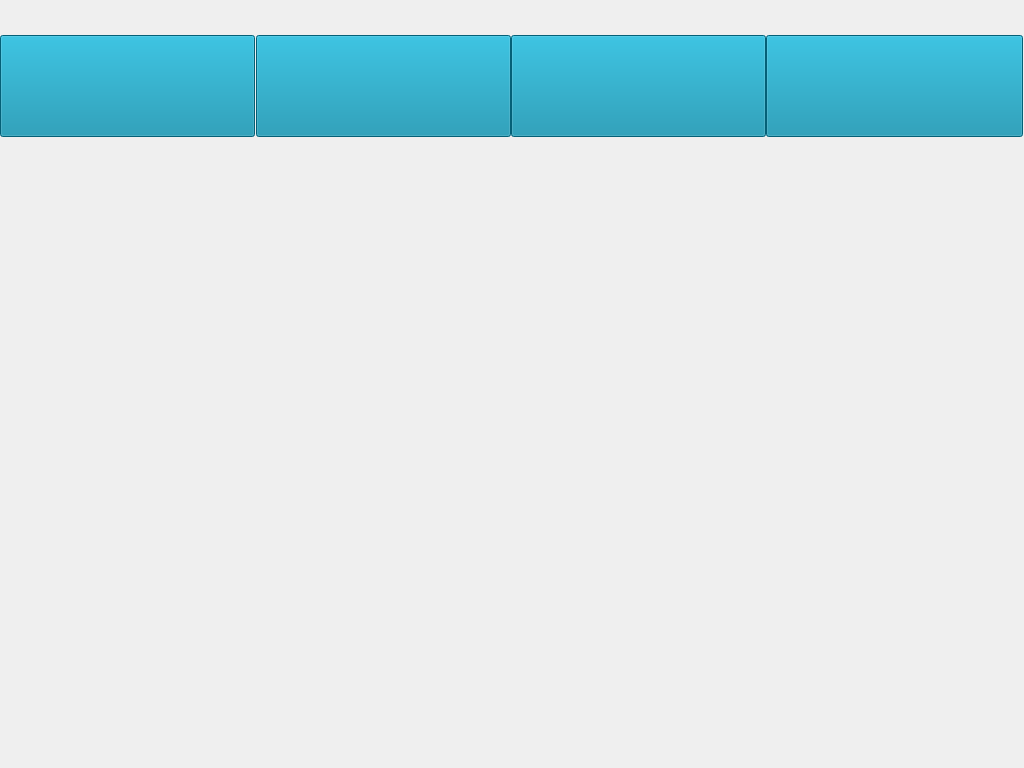
<?xml version="1.0" encoding="UTF-8"?>
<ui version="4.0">
 <class>pvmsMenuWidget</class>
 <widget class="QWidget" name="pvmsMenuWidget">
  <property name="geometry">
   <rect>
    <x>0</x>
    <y>0</y>
    <width>1024</width>
    <height>768</height>
   </rect>
  </property>
  <property name="windowTitle">
   <string>Form</string>
  </property>
  <property name="layoutDirection">
   <enum>Qt::LeftToRight</enum>
  </property>
  <property name="styleSheet">
   <string notr="true">#pvmsMenuWidget { 
border-image: url(:/monres/Pantobg.bmp); 
} 
#pvmsMenuWidget * { 
border-image:url(); 
}
</string>
  </property>
  <widget class="QPushButton" name="pvmsMonitorMenuPushButton">
   <property name="geometry">
    <rect>
     <x>0</x>
     <y>35</y>
     <width>255</width>
     <height>102</height>
    </rect>
   </property>
   <property name="minimumSize">
    <size>
     <width>250</width>
     <height>0</height>
    </size>
   </property>
   <property name="font">
    <font>
     <family>Ubuntu</family>
     <pointsize>18</pointsize>
    </font>
   </property>
   <property name="autoFillBackground">
    <bool>false</bool>
   </property>
   <property name="styleSheet">
    <string notr="true">QPushButton{
background-color: rgb(5, 135, 167);}

QPushButton:hover{border-color: rgb(255, 255, 255);border-width: 2px;border-style: solid;}

QPushButton:pressed
{border-color: rgb(170, 170, 170);border-width: 2px;border-style: solid;}



</string>
   </property>
   <property name="locale">
    <locale language="English" country="UnitedStates"/>
   </property>
   <property name="text">
    <string/>
   </property>
   <property name="iconSize">
    <size>
     <width>16</width>
     <height>16</height>
    </size>
   </property>
   <property name="checkable">
    <bool>true</bool>
   </property>
   <property name="checked">
    <bool>false</bool>
   </property>
   <property name="autoRepeatDelay">
    <number>300</number>
   </property>
   <property name="autoRepeatInterval">
    <number>100</number>
   </property>
   <property name="flat">
    <bool>false</bool>
   </property>
  </widget>
  <widget class="QPushButton" name="recordPlayMenuPushButton">
   <property name="geometry">
    <rect>
     <x>256</x>
     <y>35</y>
     <width>255</width>
     <height>102</height>
    </rect>
   </property>
   <property name="font">
    <font>
     <pointsize>18</pointsize>
    </font>
   </property>
   <property name="styleSheet">
    <string notr="true">background-color: rgb(5, 135, 167);</string>
   </property>
   <property name="text">
    <string/>
   </property>
   <property name="checkable">
    <bool>true</bool>
   </property>
   <property name="flat">
    <bool>false</bool>
   </property>
  </widget>
  <widget class="QPushButton" name="devManageMenuPushButton">
   <property name="geometry">
    <rect>
     <x>511</x>
     <y>35</y>
     <width>255</width>
     <height>102</height>
    </rect>
   </property>
   <property name="font">
    <font>
     <pointsize>18</pointsize>
    </font>
   </property>
   <property name="styleSheet">
    <string notr="true">background-color: rgb(5, 135, 167);</string>
   </property>
   <property name="text">
    <string/>
   </property>
   <property name="checkable">
    <bool>true</bool>
   </property>
   <property name="flat">
    <bool>false</bool>
   </property>
  </widget>
  <widget class="QPushButton" name="devUpdateMenuPushButton">
   <property name="enabled">
    <bool>true</bool>
   </property>
   <property name="geometry">
    <rect>
     <x>766</x>
     <y>35</y>
     <width>257</width>
     <height>102</height>
    </rect>
   </property>
   <property name="font">
    <font>
     <pointsize>18</pointsize>
    </font>
   </property>
   <property name="cursor">
    <cursorShape>ArrowCursor</cursorShape>
   </property>
   <property name="styleSheet">
    <string notr="true">background-color: rgb(5, 135, 167);</string>
   </property>
   <property name="text">
    <string/>
   </property>
   <property name="iconSize">
    <size>
     <width>203</width>
     <height>102</height>
    </size>
   </property>
   <property name="checkable">
    <bool>true</bool>
   </property>
   <property name="flat">
    <bool>false</bool>
   </property>
  </widget>
 </widget>
 <resources/>
 <connections/>
</ui>
